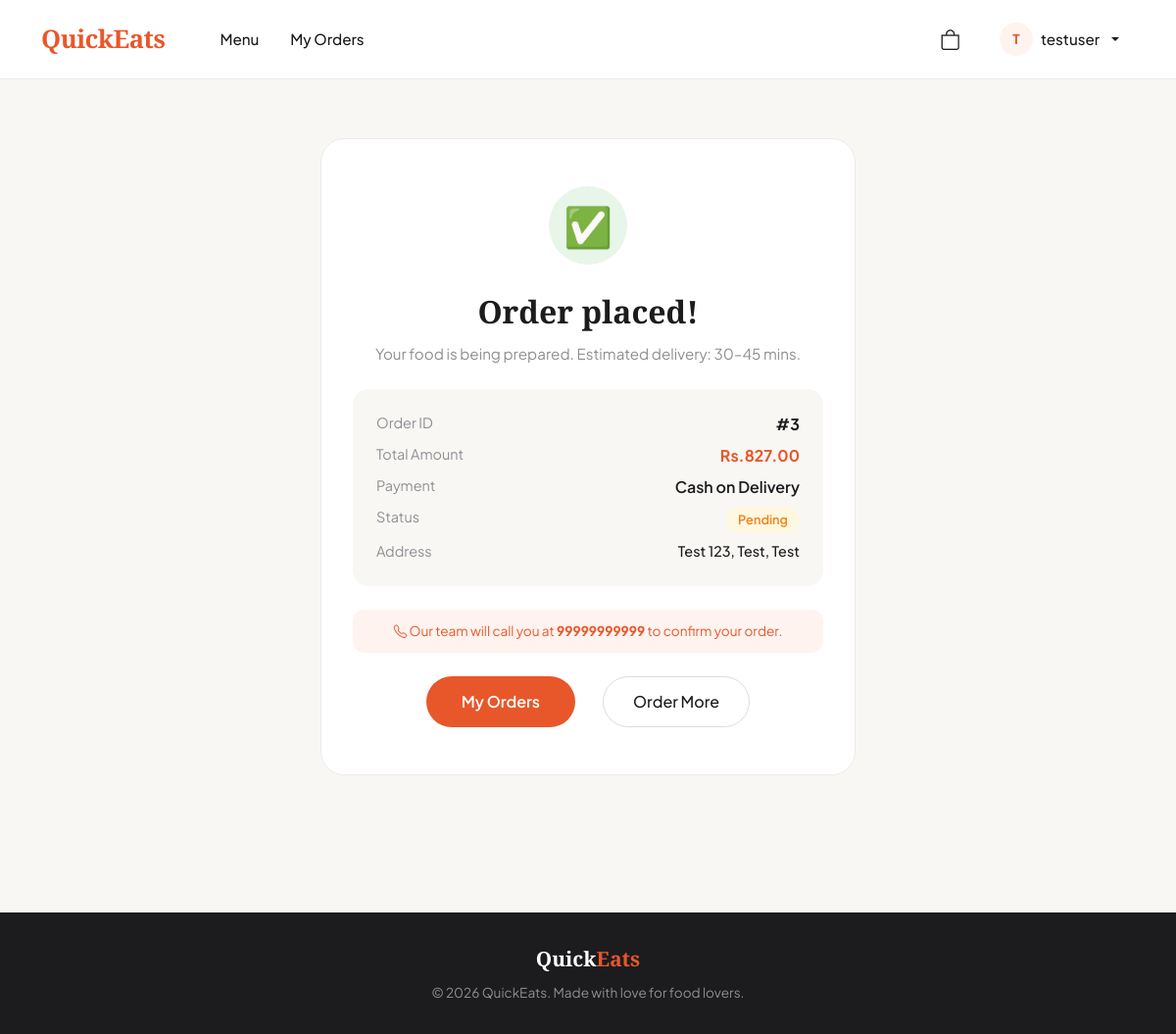
Screenshot of /order-success/3/ (signed in) with the database file from the repository.
### core/models.py (models this page shows, shortened)
class Order(models.Model):
    STATUS_CHOICES = [
        ('pending', 'Pending'),
        ('confirmed', 'Confirmed'),
        ('preparing', 'Preparing'),
        ('delivered', 'Delivered'),
        ('cancelled', 'Cancelled'),
    ]
    PAYMENT_CHOICES = [
        ('cod', 'Cash on Delivery'),
        ('online', 'Online Payment'),
    ]
    user = models.ForeignKey(User, on_delete=models.CASCADE, related_name='orders')
    total_amount = models.DecimalField(max_digits=10, decimal_places=2)
    status = models.CharField(max_length=20, choices=STATUS_CHOICES, default='pending')
    payment_method = models.CharField(max_length=20, choices=PAYMENT_CHOICES, default='cod')
    payment_done = models.BooleanField(default=False)
    address = models.TextField()
    phone = models.CharField(max_length=15)
    created_at = models.DateTimeField(auto_now_add=True)
    class Meta:
        ordering = ['-created_at']

### core/views.py (the view)
# urls.py: path('order-success/<int:order_id>/', views.order_success_view, name='order_success'),
@login_required
def order_success_view(request, order_id):
    order = get_object_or_404(Order, id=order_id, user=request.user)
    return render(request, 'order_success.html', {'order': order})

### core/context_processors.py (called while the page is built)
def cart_count(request):
    count = 0
    if request.user.is_authenticated:
        try:
            cart = Cart.objects.get(user=request.user)
            count = cart.get_item_count()
        except Cart.DoesNotExist:
            count = 0
    return {'cart_count': count}

### core/models.py (called while the page is built)
    def get_item_count(self):
        return sum(item.quantity for item in self.cart_items.all())

### templates/order_success.html (shortened to what this page needs)
{% extends 'base.html' %}
{% block content %}
<section style="padding:60px 0">
    <div class="container">
        <div class="row justify-content-center">
            <div class="col-md-6">
                <div class="success-card">
                    <div class="success-icon">✅</div>
                    <div style="font-family:'Playfair Display',serif;font-size:2rem;font-weight:700;color:#1c1c1e">
                        Order placed!
                    </div>
                    <p style="color:#8e8e93;margin-top:8px;font-size:0.95rem">
                        Your food is being prepared. Estimated delivery: 30–45 mins.
                    </p>
                    <div style="background:#f8f7f4;border-radius:16px;padding:1.5rem;margin:1.5rem 0;text-align:left">
                        <div class="d-flex justify-content-between mb-2">
                            <span style="color:#8e8e93;font-size:0.9rem">Order ID</span>
                            <span style="font-weight:700">#{{ order.id }}</span>
                        </div>
                        <div class="d-flex justify-content-between mb-2">
                            <span style="color:#8e8e93;font-size:0.9rem">Total Amount</span>
                            <span style="font-weight:700;color:#e8572a">Rs.{{ order.total_amount }}</span>
                        </div>
                        <div class="d-flex justify-content-between mb-2">
                            <span style="color:#8e8e93;font-size:0.9rem">Payment</span>
                            <span style="font-weight:600">{{ order.get_payment_method_display }}</span>
                        </div>
                        <div class="d-flex justify-content-between mb-2">
                            <span style="color:#8e8e93;font-size:0.9rem">Status</span>
                            <span class="status-pending">{{ order.get_status_display }}</span>
                        </div>
                        <div class="d-flex justify-content-between">
                            <span style="color:#8e8e93;font-size:0.9rem">Address</span>
                            <span style="font-weight:500;font-size:0.9rem;max-width:200px;text-align:right">{{ order.address }}</span>
                        </div>
                    </div>
                    <div style="background:#fff3ef;border-radius:12px;padding:12px 16px;font-size:0.85rem;color:#e8572a;margin-bottom:1.5rem">
                        <i class="bi bi-telephone"></i> Our team will call you at <strong>{{ order.phone }}</strong> to confirm your order.
                    </div>
                    <div class="d-flex gap-3 justify-content-center">
                        <a href="{% url 'my_orders' %}" class="btn-primary-custom">My Orders</a>
                        <a href="{% url 'menu' %}" class="btn-secondary-custom">Order More</a>
                    </div>
                </div>
            </div>
        </div>
    </div>
</section>
{% endblock %}

### templates/base.html (shortened to what this page needs)
<!DOCTYPE html>
<html lang="en">
<head>
    <link href="https://cdn.jsdelivr.net/npm/bootstrap@5.3.0/dist/css/bootstrap.min.css" rel="stylesheet">
    <link href="https://cdn.jsdelivr.net/npm/bootstrap-icons@1.10.5/font/bootstrap-icons.css" rel="stylesheet">
    {% load static %}
    <link rel="stylesheet" href="{% static 'css/style.css' %}">
</head>
<body>
<nav class="navbar navbar-expand-lg">
    <div class="container">
        <a class="navbar-brand" href="{% url 'home' %}">
            Quick<span style="color:#e8572a">Eats</span>
        </a>
        <div class="collapse navbar-collapse" id="navMenu">
            <ul class="navbar-nav me-auto ms-4">
                <li class="nav-item">
                    <a class="nav-link" href="{% url 'menu' %}">Menu</a>
                </li>
                {% if user.is_authenticated %}
                <li class="nav-item">
                    <a class="nav-link" href="{% url 'my_orders' %}">My Orders</a>
                </li>
                {% endif %}
            </ul>
            <ul class="navbar-nav ms-auto align-items-center gap-2">
                {% if user.is_authenticated %}
                <li class="nav-item">
                    <a class="nav-link position-relative" href="{% url 'cart' %}">
                        <i class="bi bi-bag" style="font-size:1.3rem;color:#1c1c1e"></i>
                    </a>
                </li>
                <li class="nav-item dropdown">
                    <a class="nav-link dropdown-toggle d-flex align-items-center gap-2" href="#" data-bs-toggle="dropdown">
                        <div style="width:34px;height:34px;border-radius:50%;background:#fff3ef;display:flex;align-items:center;justify-content:center;font-weight:700;font-size:0.85rem;color:#e8572a">
                            {{ user.username|slice:":1"|upper }}
                        </div>
                        {{ user.username }}
                    </a>
                </li>
                {% endif %}
            </ul>
        </div>
    </div>
</nav>
<main>
    {% block content %}{% endblock %}
</main>
<footer>
    <div class="container text-center">
        <div class="brand">Quick<span>Eats</span></div>
        <p class="mt-2 mb-0" style="font-size:0.85rem">© 2026 QuickEats. Made with love for food lovers.</p>
    </div>
</footer>
</body>
</html>

### static/css/style.css (style rules this page uses)
* { margin: 0; padding: 0; box-sizing: border-box; }
body { background-color: #f8f7f4; font-family: 'Plus Jakarta Sans', sans-serif; color: #1c1c1e; }
.navbar { background: #ffffff !important; border-bottom: 1px solid #ebebeb; padding: 1rem 0; box-shadow: none !important; }
.navbar-brand { font-family: 'Playfair Display', serif !important; font-size: 1.6rem !important; font-weight: 700 !important; color: #e8572a !important; letter-spacing: -0.5px; }
.navbar-brand span { color: #1c1c1e; }
.nav-link { color: #1c1c1e !important; font-weight: 500; font-size: 0.95rem; padding: 0.4rem 1rem !important; border-radius: 8px; transition: background 0.2s; }
.btn-primary-custom { background: #e8572a; color: #fff; border: none; padding: 14px 36px; border-radius: 50px; font-weight: 600; font-size: 1rem; text-decoration: none; display: inline-block; transition: background 0.2s, transform 0.15s; }
.btn-secondary-custom { background: transparent; color: #1c1c1e; border: 1.5px solid #ddd; padding: 13px 30px; border-radius: 50px; font-weight: 500; font-size: 1rem; text-decoration: none; display: inline-block; margin-left: 12px; transition: border-color 0.2s; }
.success-card { background: #fff; border: 1.5px solid #ebebeb; border-radius: 24px; padding: 3rem 2rem; text-align: center; }
.success-icon { width: 80px; height: 80px; background: #e8f5e9; border-radius: 50%; display: flex; align-items: center; justify-content: center; margin: 0 auto 1.5rem; font-size: 2.5rem; }
.status-pending { background: #fff8e1; color: #f57f17; padding: 4px 12px; border-radius: 50px; font-size: 0.8rem; font-weight: 600; }
footer { background: #1c1c1e !important; color: #8e8e93; padding: 2rem 0; margin-top: 5rem; }
footer .brand { font-family: 'Playfair Display', serif; font-size: 1.3rem; color: #fff; font-weight: 700; }
footer span { color: #e8572a; }

### rows the page displays
Order: id "3", total_amount "827.00", payment_method "Cash on Delivery", status "Pending", address "Test 123, Test, Test", phone "99999999999"

### other values shown
{{ user.username|slice:":1"|upper }} "T"
{{ user.username }} "testuser"
